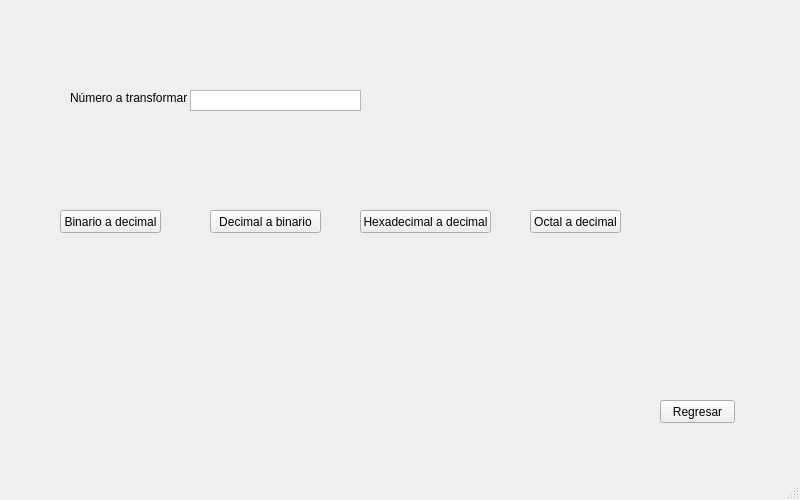
<?xml version="1.0" encoding="UTF-8"?>
<ui version="4.0">
 <class>MainWindow</class>
 <widget class="QMainWindow" name="MainWindow">
  <property name="geometry">
   <rect>
    <x>0</x>
    <y>0</y>
    <width>800</width>
    <height>500</height>
   </rect>
  </property>
  <property name="windowTitle">
   <string>MainWindow</string>
  </property>
  <widget class="QWidget" name="centralwidget">
   <widget class="QPushButton" name="botonRegresar">
    <property name="geometry">
     <rect>
      <x>660</x>
      <y>400</y>
      <width>75</width>
      <height>23</height>
     </rect>
    </property>
    <property name="text">
     <string>Regresar</string>
    </property>
   </widget>
   <widget class="QLabel" name="labelNum">
    <property name="geometry">
     <rect>
      <x>70</x>
      <y>90</y>
      <width>121</width>
      <height>16</height>
     </rect>
    </property>
    <property name="text">
     <string>Número a transformar</string>
    </property>
   </widget>
   <widget class="QTextEdit" name="textNumero">
    <property name="geometry">
     <rect>
      <x>190</x>
      <y>90</y>
      <width>171</width>
      <height>21</height>
     </rect>
    </property>
    <property name="verticalScrollBarPolicy">
     <enum>Qt::ScrollBarAlwaysOff</enum>
    </property>
   </widget>
   <widget class="QPushButton" name="botonBinToDec">
    <property name="geometry">
     <rect>
      <x>60</x>
      <y>210</y>
      <width>101</width>
      <height>23</height>
     </rect>
    </property>
    <property name="text">
     <string>Binario a decimal</string>
    </property>
   </widget>
   <widget class="QPushButton" name="botonDecToBin">
    <property name="geometry">
     <rect>
      <x>210</x>
      <y>210</y>
      <width>111</width>
      <height>23</height>
     </rect>
    </property>
    <property name="text">
     <string>Decimal a binario</string>
    </property>
   </widget>
   <widget class="QPushButton" name="botonHexaToDec">
    <property name="geometry">
     <rect>
      <x>360</x>
      <y>210</y>
      <width>131</width>
      <height>23</height>
     </rect>
    </property>
    <property name="text">
     <string>Hexadecimal a decimal</string>
    </property>
   </widget>
   <widget class="QPushButton" name="botonOctToDec">
    <property name="geometry">
     <rect>
      <x>530</x>
      <y>210</y>
      <width>91</width>
      <height>23</height>
     </rect>
    </property>
    <property name="text">
     <string>Octal a decimal</string>
    </property>
   </widget>
   <widget class="QLabel" name="labelNumTransformado">
    <property name="geometry">
     <rect>
      <x>400</x>
      <y>90</y>
      <width>261</width>
      <height>31</height>
     </rect>
    </property>
    <property name="text">
     <string/>
    </property>
   </widget>
  </widget>
  <widget class="QMenuBar" name="menubar">
   <property name="geometry">
    <rect>
     <x>0</x>
     <y>0</y>
     <width>800</width>
     <height>21</height>
    </rect>
   </property>
  </widget>
  <widget class="QStatusBar" name="statusbar"/>
 </widget>
 <resources/>
 <connections/>
</ui>
